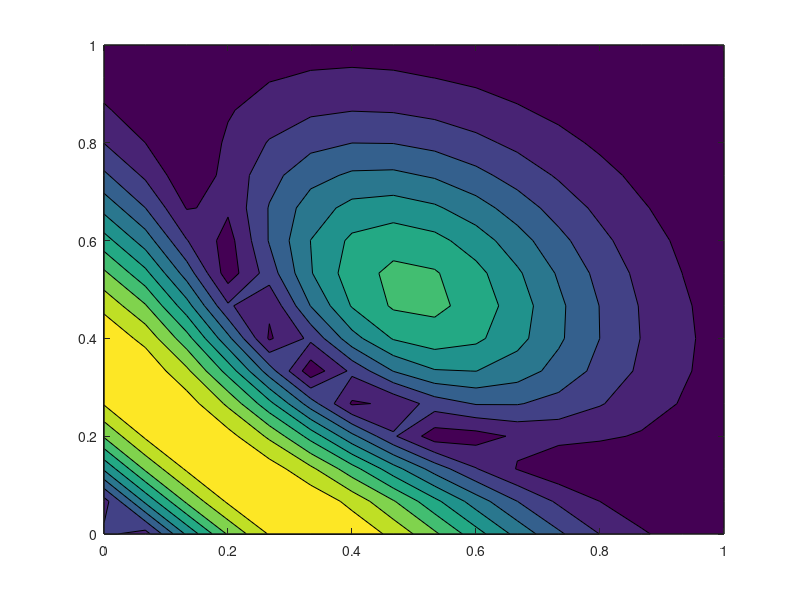

The MATLAB script that drew this image:
clc, clear all, clf

% number of cells
n = 32;

% create mesh
h = 1 / n;
xh = -h:h:1+h
yh = -h:h:1+h
xh = xh(1:end-1) + h/2;
yh = yh(1:end-1) + h/2;
h = 1 / (n/2);
x2h = -h:h:1+h
y2h = -h:h:1+h
x2h = x2h(1:end-1) + h/2;
y2h = y2h(1:end-1) + h/2;

% function and integral
f = @(x,y) exp(-4*(x^2 + y^2)) * sin(pi*x) * sin(pi*y);

% wavelet decomposition of function
for i = 1 : n/2
    for j = 1 : n/2
        uij = f( x2h(i), y2h(j) );
        u1 = f( x2h(i)+h, y2h(j) );
        u2 = f( x2h(i)-h, y2h(j) );
        u3 = f( x2h(i), y2h(j)+h );
        u4 = f( x2h(i), y2h(j)-h );
        u5 = f( x2h(i)+h, y2h(j)+h );
        u6 = f( x2h(i)+h, y2h(j)-h );
        u7 = f( x2h(i)-h, y2h(j)+h );
        u8 = f( x2h(i)-h, y2h(j)-h );
        detail(i,j) = f(x2h(i)+h/2,y2h(j)+h/2) - (uij - (u1-u2)/8 - (u3-u4)/8 ...
                        - ( (u5-u6) - (u7-u8) )/64 );
    end
end

[X,Y] = meshgrid( linspace(0,1,16), linspace(0,1,16) );
figure(1)
contourf( X, Y, abs(detail) );
